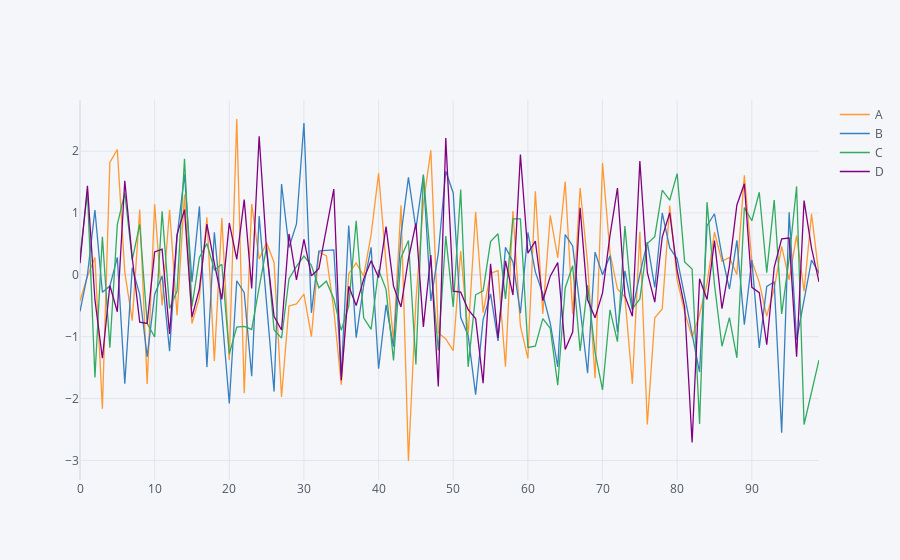

This figure's notebook cell:
### Markdown cell above
### `scatter`

### Code cell
df.iplot(kind = 'scatter')
